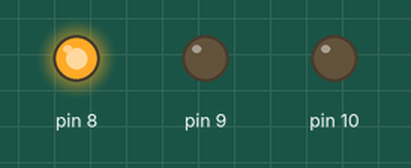
Bench run of a sketch on a simulated Arduino Uno, built with avr-gcc and run on an emulated ATmega328P. Parts: output pins drawn as LEDs (lit = HIGH).

Above: at 3.0 s.
At 10.0 s:
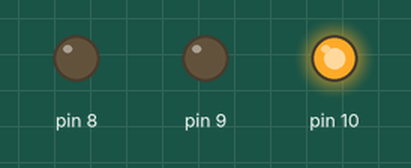
At 16.0 s:
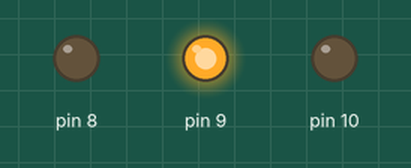
Timing chart, 0 to 23.4 s (numbered marks = the images above):
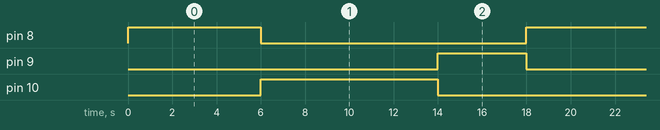

Measured:
- by itself, pin 8: alternates HIGH for 6.0 s and LOW for 12.0 s
- by itself, pin 9: alternates HIGH for 4.0 s and LOW for 14.0 s
- by itself, pin 10: alternates HIGH for 8.0 s and LOW for 10.0 s

The sketch:

semaforo.ino
```cpp
#define led_vermelho 8
#define led_amarelo  9
#define led_verde 10


void setup() {
  pinMode (8, OUTPUT);
  pinMode (9,OUTPUT);
  pinMode (10, OUTPUT);

}
// Criando com Funções

void fechado (int temp) {
  digitalWrite(8,HIGH);
  digitalWrite (9,LOW);
  digitalWrite (10,LOW);
  delay(temp);
}

void aberto (int temp) {
  digitalWrite(8,LOW);
  digitalWrite (9,LOW);
  digitalWrite (10,HIGH);
  delay(temp);
}

void cuidado (int temp) {
  digitalWrite(8,LOW);
  digitalWrite (9,HIGH);
  digitalWrite (10,LOW);
  delay(temp);
}


void loop() {
 fechado (6000);
 aberto (8000);
 cuidado (4000);

}
```
